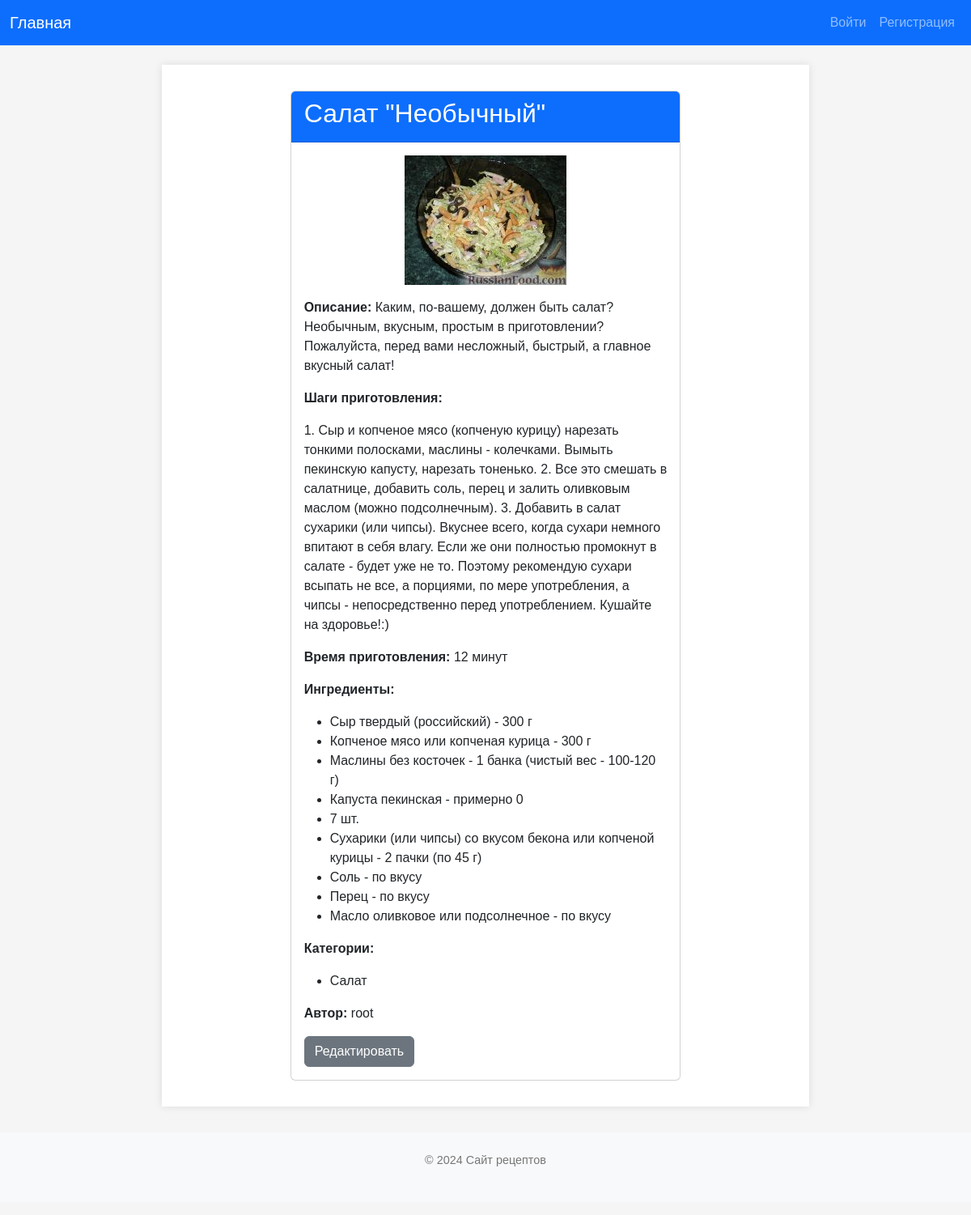
Page /recipe/3/ on the committed database.
### recipes/models.py (models this page shows, shortened)
class Recipe(models.Model):
    title = models.CharField(max_length=200, verbose_name='Название рецепта')
    description = models.TextField(verbose_name='Описание')
    steps = models.TextField(verbose_name='Шаги приготовления')
    cooking_time = models.PositiveIntegerField(verbose_name='Время приготовления (в минутах)')
    image = models.ImageField(upload_to='recipe_images/', blank=True, null=True, verbose_name='Изображение рецепта')
    author = models.ForeignKey(User, on_delete=models.CASCADE, related_name='recipes', verbose_name='Автор')
    categories = models.ManyToManyField(Category, through='RecipeCategory', verbose_name='Категории')
    ingredients = models.ManyToManyField(Ingredient, blank=True, verbose_name='Ингредиенты')
    created_at = models.DateTimeField(auto_now_add=True, verbose_name='Дата создания')

class Ingredient(models.Model):
    name = models.CharField(max_length=100, unique=True, verbose_name='Название ингредиента')

class Category(models.Model):
    name = models.CharField(max_length=100, unique=True, verbose_name='Название категории')
    description = models.TextField(blank=True, null=True, verbose_name='Описание')

### recipes/views.py (the view)
# urls.py: path('recipe/<int:recipe_id>/', recipe_detail_view, name='recipe_detail'),
def recipe_detail_view(request, recipe_id):
    recipe = get_object_or_404(Recipe, id=recipe_id)
    categories = recipe.categories.all()
    return render(request, 'recipe_detail.html', {
        'recipe': recipe,
        'categories': categories,
    })

### templates/recipe_detail.html (shortened to what this page needs)
{% extends 'base.html' %}
{% block content %}
<div class="row justify-content-center">
    <div class="col-md-8">
        <div class="card">
            <div class="card-header bg-primary text-white">
                <h2>{{ recipe.title }}</h2>
            </div>
            <div class="card-body">
                {% if recipe.image %}
                <div class="text-center mb-3">
                    <img src="{{ recipe.image.url }}" alt="Изображение рецепта" class="img-fluid">
                </div>
                {% endif %}
                <p><strong>Описание:</strong> {{ recipe.description }}</p>
                <p><strong>Шаги приготовления:</strong></p>
                <p>{{ recipe.steps }}</p>
                <p><strong>Время приготовления:</strong> {{ recipe.cooking_time }} минут</p>
                <p><strong>Ингредиенты:</strong></p>
                <ul>
                    {% for ingredient in recipe.ingredients.all %}
                    <li>{{ ingredient.name }}</li>
                    {% endfor %}
                </ul>
                <p><strong>Категории:</strong></p>
                <ul>
                    {% for category in recipe.categories.all %}
                    <li>{{ category.name }}</li>
                    {% endfor %}
                </ul>
                <p><strong>Автор:</strong> {{ recipe.author }}</p>
                <a href="{% url 'recipe_edit' recipe.id %}" class="btn btn-secondary">Редактировать</a>
            </div>
        </div>
    </div>
</div>
{% endblock %}

### templates/base.html (shortened to what this page needs)
{% load static %}
<!DOCTYPE html>
<html lang="ru">
<head>
    <link href="https://cdn.jsdelivr.net/npm/bootstrap@5.3.1/dist/css/bootstrap.min.css" rel="stylesheet">
    <link rel="stylesheet" href="{% static 'css/styles.css' %}">
</head>
<body>
    <nav class="navbar navbar-expand-lg navbar-dark bg-primary">
        <div class="container-fluid">
            <a class="navbar-brand" href="{% url 'index' %}">Главная</a>
            <div class="collapse navbar-collapse" id="navbarNav">
                <ul class="navbar-nav ms-auto">
                    {% if user.is_authenticated %}
                        <li class="nav-item">
                            <a class="nav-link" href="{% url 'recipe_add' %}">Добавить рецепт</a>
                        </li>
                        <li class="nav-item">
                            <a class="nav-link" href="{% url 'logout' %}">Выйти</a>
                        </li>
                    {% else %}
                        <li class="nav-item">
                            <a class="nav-link" href="{% url 'login' %}">Войти</a>
                        </li>
                        <li class="nav-item">
                            <a class="nav-link" href="{% url 'register' %}">Регистрация</a>
                        </li>
                    {% endif %}
                </ul>
            </div>
        </div>
    </nav>
    <div class="container mt-4">
        {% block content %}{% endblock %}
    </div>
    <footer class="text-center mt-4 py-4 bg-light">
        <p>&copy; 2024 Сайт рецептов</p>
    </footer>
</body>
</html>

### static/css/styles.css (style rules this page uses)
body { margin: 0; padding: 0; font-family: Arial, sans-serif; background: #f5f5f5; }
.container { max-width: 800px; margin: 2rem auto; background: #fff; padding: 2rem; box-shadow: 0 0 10px rgba(0,0,0,0.1); }
footer { text-align: center; margin-bottom: 1rem; color: #777; font-size: 0.9rem; }
h1, h2 { margin-top: 0; }

### rows in the picture
Recipe: title "Салат \"Необычный\"", image (picture), description "Каким, по-вашему, должен быть салат? Необычным, вкусным, простым в приготовлении? Пожалуйста, перед вами несложный, быстрый, а главное вкусный салат!", steps "1. Сыр и копченое мясо (копченую курицу) нарезать тонкими полосками, маслины - колечками. Вымыть пекинскую капусту, нарезать тоненько. 2. Все это смешать в салатнице, добавить соль, перец и залить оливковым маслом (можно подсолнечным). 3. Добавить в салат сухарики (или чипсы). Вкуснее всего, когда сухари немного впитают в себя влагу. Если же они полностью промокнут в салате - будет уже не то. Поэтому рекомендую сухари всыпать не все, а порциями, по мере употребления, а чипсы - непосредственно перед употреблением. Кушайте на здоровье!:)", cooking_time "12", author "root"
Ingredient: name "Сыр твердый (российский) - 300 г"
Ingredient: name "Копченое мясо или копченая курица - 300 г"
Ingredient: name "Маслины без косточек - 1 банка (чистый вес - 100-120 г)"
Ingredient: name "Капуста пекинская - примерно 0"
Ingredient: name "7 шт."
Ingredient: name "Сухарики (или чипсы) со вкусом бекона или копченой курицы - 2 пачки (по 45 г)"
Ingredient: name "Соль - по вкусу"
Ingredient: name "Перец - по вкусу"
Ingredient: name "Масло оливковое или подсолнечное - по вкусу"
Category: name "Салат"
